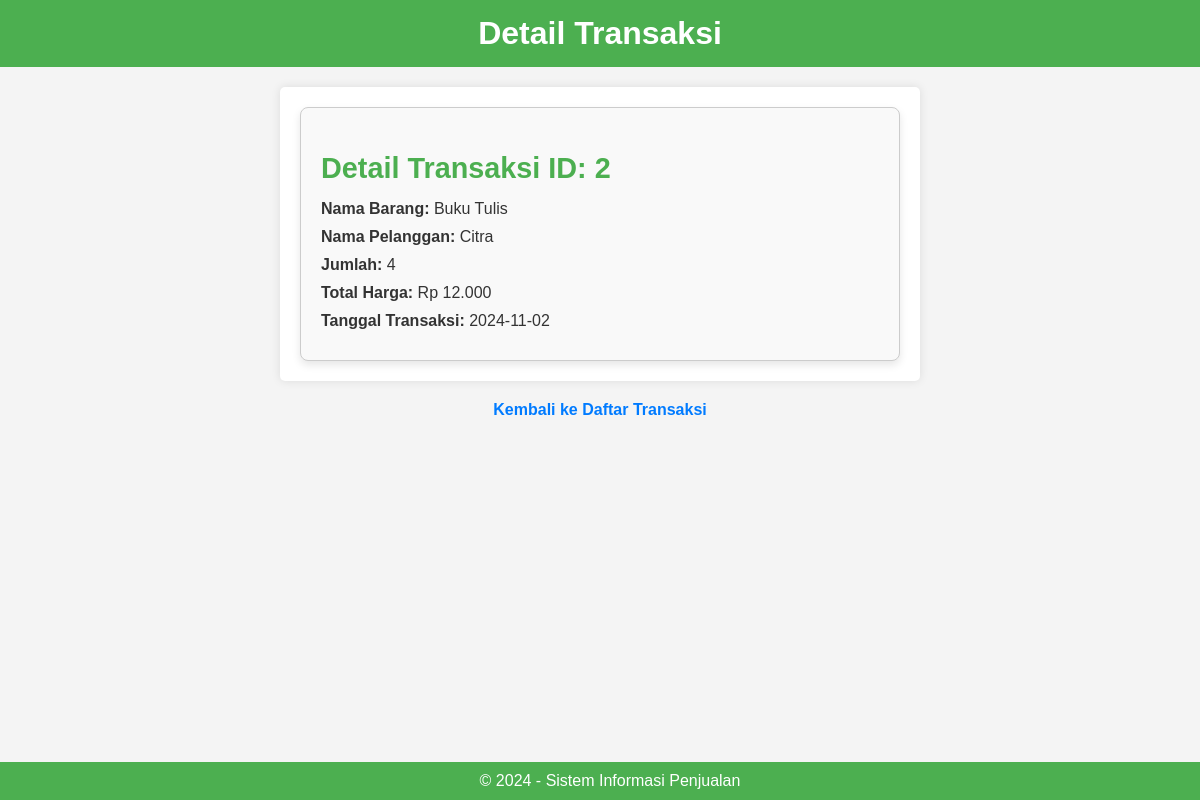
Screenshot of /index.php?controller=transaksi&action=detail&id=2 with the database file from the repository.
### tables this page shows
CREATE TABLE `transaksi` (
  `id_transaksi` int(11) NOT NULL,
  `kode_barang` varchar(50) DEFAULT NULL,
  `id_pelanggan` int(11) DEFAULT NULL,
  `jumlah` int(11) DEFAULT NULL,
  `total_harga` decimal(10,2) DEFAULT NULL,
  `tanggal_transaksi` date DEFAULT NULL
);

CREATE TABLE `produk` (
  `kode_barang` varchar(50) NOT NULL,
  `nama_barang` varchar(100) DEFAULT NULL,
  `harga` decimal(10,2) DEFAULT NULL,
  `stok` int(11) DEFAULT NULL
);

CREATE TABLE `pelanggan` (
  `id_pelanggan` int(11) NOT NULL,
  `nama_pelanggan` varchar(50) DEFAULT NULL,
  `alamat` text DEFAULT NULL
);

### App/controllers/TransaksiController.php (called while the page is built, shortened)
<?php
require_once __DIR__ . '/../models/Transaksi.php';
class TransaksiController
{
    private $transaksiModel;
    public function __construct($db)
    {
        $this->transaksiModel = new Transaksi($db);
    }
    public function detail($id)
    {
        $transaksiDetail = $this->transaksiModel->getDetailTransaksi($id);
        require_once __DIR__ . '/../views/transaksi/detail.php';
    }
}

### App/models/transaksi.php (called while the page is built, shortened)
<?php
class Transaksi
{
    private $db;
    public function __construct($database)
    {
        $this->db = $database;
    }
    public function getDetailTransaksi($id)
    {
        $query = "SELECT t.id_transaksi, p.nama_barang, pel.nama_pelanggan, t.jumlah, t.total_harga, t.tanggal_transaksi
              FROM transaksi t
              JOIN produk p ON t.kode_barang = p.kode_barang
              JOIN pelanggan pel ON t.id_pelanggan = pel.id_pelanggan
              WHERE t.id_transaksi = :id";
        $stmt = $this->db->prepare($query);
        $stmt->bindParam(':id', $id);
        $stmt->execute();
        return $stmt->fetch(PDO::FETCH_ASSOC);
    }
}

### App/Views/Transaksi/detail.php (the view, shortened to what this page needs)
<!DOCTYPE html>
<html lang="id">
<head>
</head>
<body>
    <header>
        <h1>Detail Transaksi</h1>
    </header>
    <div class="container">
        <div class="card">
            <h2>Detail Transaksi ID: <?= htmlspecialchars($transaksiDetail['id_transaksi']) ?></h2>
            <p><strong>Nama Barang:</strong> <?= htmlspecialchars($transaksiDetail['nama_barang']) ?></p>
            <p><strong>Nama Pelanggan:</strong> <?= htmlspecialchars($transaksiDetail['nama_pelanggan']) ?></p>
            <p><strong>Jumlah:</strong> <?= htmlspecialchars($transaksiDetail['jumlah']) ?></p>
            <p><strong>Total Harga:</strong> Rp <?= number_format(htmlspecialchars($transaksiDetail['total_harga']), 0, ',', '.') ?></p>
            <p><strong>Tanggal Transaksi:</strong> <?= htmlspecialchars($transaksiDetail['tanggal_transaksi']) ?></p>
        </div>
    </div>
    <nav>
        <a href="index.php?controller=transaksi&action=index">Kembali ke Daftar Transaksi</a>
    </nav>
    <footer>
        &copy; 2024 - Sistem Informasi Penjualan
    </footer>
</body>
</html>

### App/Views/Transaksi/detail.php (style rules this page uses)
:root { --primary-color: #4CAF50; --secondary-color: #007BFF; --background-color: #f4f4f4; --text-color: #333; }
body { font-family: Arial, sans-serif; background-color: var(--background-color); color: var(--text-color); margin: 0; padding: 0; }
header { background-color: var(--primary-color); color: #fff; padding: 15px 0; text-align: center; }
header h1 { margin: 0; }
nav { text-align: center; margin-top: 20px; }
nav a { color: var(--secondary-color); text-decoration: none; font-weight: bold; }
.container { max-width: 600px; margin: 20px auto; padding: 20px; background-color: #fff; box-shadow: 0 0 10px rgba(0, 0, 0, 0.1); border-radius: 5px; }
.card { border: 1px solid #ccc; border-radius: 8px; padding: 20px; background-color: #f9f9f9; box-shadow: 0 4px 8px rgba(0, 0, 0, 0.1); text-align: left; }
.card h2 { font-size: 1.8em; color: var(--primary-color); margin-bottom: 15px; }
.card p { margin: 10px 0; font-size: 1em; }
.card p strong { color: var(--text-color); }
footer { background-color: var(--primary-color); color: #fff; text-align: center; padding: 10px; position: fixed; bottom: 0; width: 100%; }

### rows the page displays
transaksi: id_transaksi "2", kode_barang.nama_barang "Buku Tulis", id_pelanggan.nama_pelanggan "Citra", jumlah "4", total_harga "12.000", tanggal_transaksi "2024-11-02"
